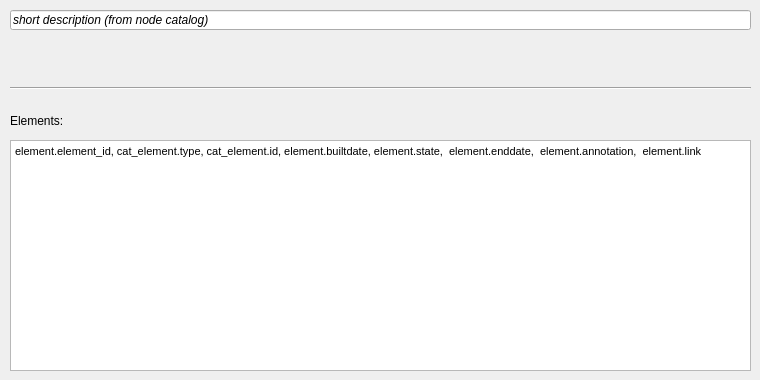
     <widget class="QWidget" name="tab_13">
      <attribute name="title">
       <string>Junction</string>
      </attribute>
      <widget class="QLineEdit" name="cat_node_descript">
       <property name="geometry">
        <rect>
         <x>10</x>
         <y>10</y>
         <width>741</width>
         <height>20</height>
        </rect>
       </property>
       <property name="font">
        <font>
         <italic>true</italic>
        </font>
       </property>
       <property name="text">
        <string>short description (from node catalog)</string>
       </property>
      </widget>
      <widget class="Line" name="line_7">
       <property name="geometry">
        <rect>
         <x>10</x>
         <y>80</y>
         <width>741</width>
         <height>16</height>
        </rect>
       </property>
       <property name="orientation">
        <enum>Qt::Horizontal</enum>
       </property>
      </widget>
      <widget class="QLabel" name="label_elements">
       <property name="geometry">
        <rect>
         <x>10</x>
         <y>110</y>
         <width>90</width>
         <height>22</height>
        </rect>
       </property>
       <property name="font">
        <font>
         <pointsize>9</pointsize>
        </font>
       </property>
       <property name="frameShape">
        <enum>QFrame::NoFrame</enum>
       </property>
       <property name="frameShadow">
        <enum>QFrame::Plain</enum>
       </property>
       <property name="text">
        <string>Elements:</string>
       </property>
       <property name="textFormat">
        <enum>Qt::AutoText</enum>
       </property>
       <property name="scaledContents">
        <bool>false</bool>
       </property>
       <property name="alignment">
        <set>Qt::AlignLeading|Qt::AlignLeft|Qt::AlignVCenter</set>
       </property>
       <property name="margin">
        <number>3</number>
       </property>
      </widget>
      <widget class="QTextEdit" name="element">
       <property name="geometry">
        <rect>
         <x>10</x>
         <y>140</y>
         <width>741</width>
         <height>231</height>
        </rect>
       </property>
       <property name="html">
        <string>&lt;!DOCTYPE HTML PUBLIC &quot;-//W3C//DTD HTML 4.0//EN&quot; &quot;http://www.w3.org/TR/REC-html40/strict.dtd&quot;&gt;
&lt;html&gt;&lt;head&gt;&lt;meta name=&quot;qrichtext&quot; content=&quot;1&quot; /&gt;&lt;style type=&quot;text/css&quot;&gt;
p, li { white-space: pre-wrap; }
&lt;/style&gt;&lt;/head&gt;&lt;body style=&quot; font-family:'MS Shell Dlg 2'; font-size:8.25pt; font-weight:400; font-style:normal;&quot;&gt;
&lt;p style=&quot; margin-top:0px; margin-bottom:0px; margin-left:0px; margin-right:0px; -qt-block-indent:0; text-indent:0px;&quot;&gt;&lt;span style=&quot; font-size:8pt;&quot;&gt;element.element_id, cat_element.type, cat_element.id, element.builtdate, element.state,  element.enddate,  element.annotation,  element.link&lt;/span&gt;&lt;/p&gt;&lt;/body&gt;&lt;/html&gt;</string>
       </property>
      </widget>
     </widget>
